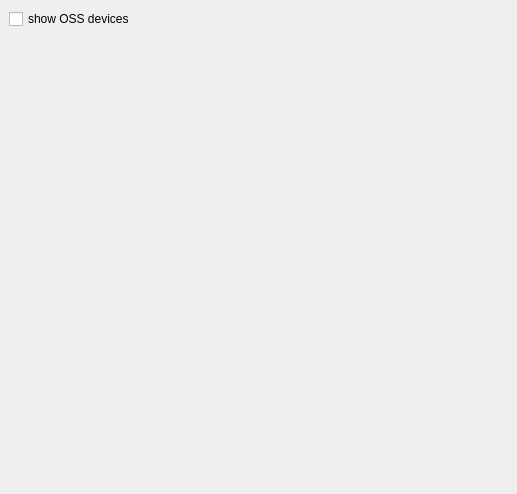
<ui version="4.0" >
 <author>Matthias Kretz &lt;kretz@kde.org</author>
 <class>XineOptions</class>
 <widget class="QWidget" name="XineOptions" >
  <property name="geometry" >
   <rect>
    <x>0</x>
    <y>0</y>
    <width>517</width>
    <height>494</height>
   </rect>
  </property>
  <property name="windowTitle" >
   <string>Form</string>
  </property>
  <layout class="QVBoxLayout" >
   <property name="margin" >
    <number>9</number>
   </property>
   <property name="spacing" >
    <number>6</number>
   </property>
   <item>
    <widget class="QCheckBox" name="m_ossCheckbox" >
     <property name="toolTip" >
      <string>in the list of available devices show OSS devices even if ALSA is available</string>
     </property>
     <property name="text" >
      <string>show OSS devices</string>
     </property>
    </widget>
   </item>
   <item>
    <spacer>
     <property name="orientation" >
      <enum>Qt::Vertical</enum>
     </property>
     <property name="sizeHint" >
      <size>
       <width>20</width>
       <height>40</height>
      </size>
     </property>
    </spacer>
   </item>
  </layout>
 </widget>
 <layoutfunction spacing="KDialog::spacingHint" margin="KDialog::marginHint" />
 <includes/>
 <resources/>
 <connections/>
</ui>
